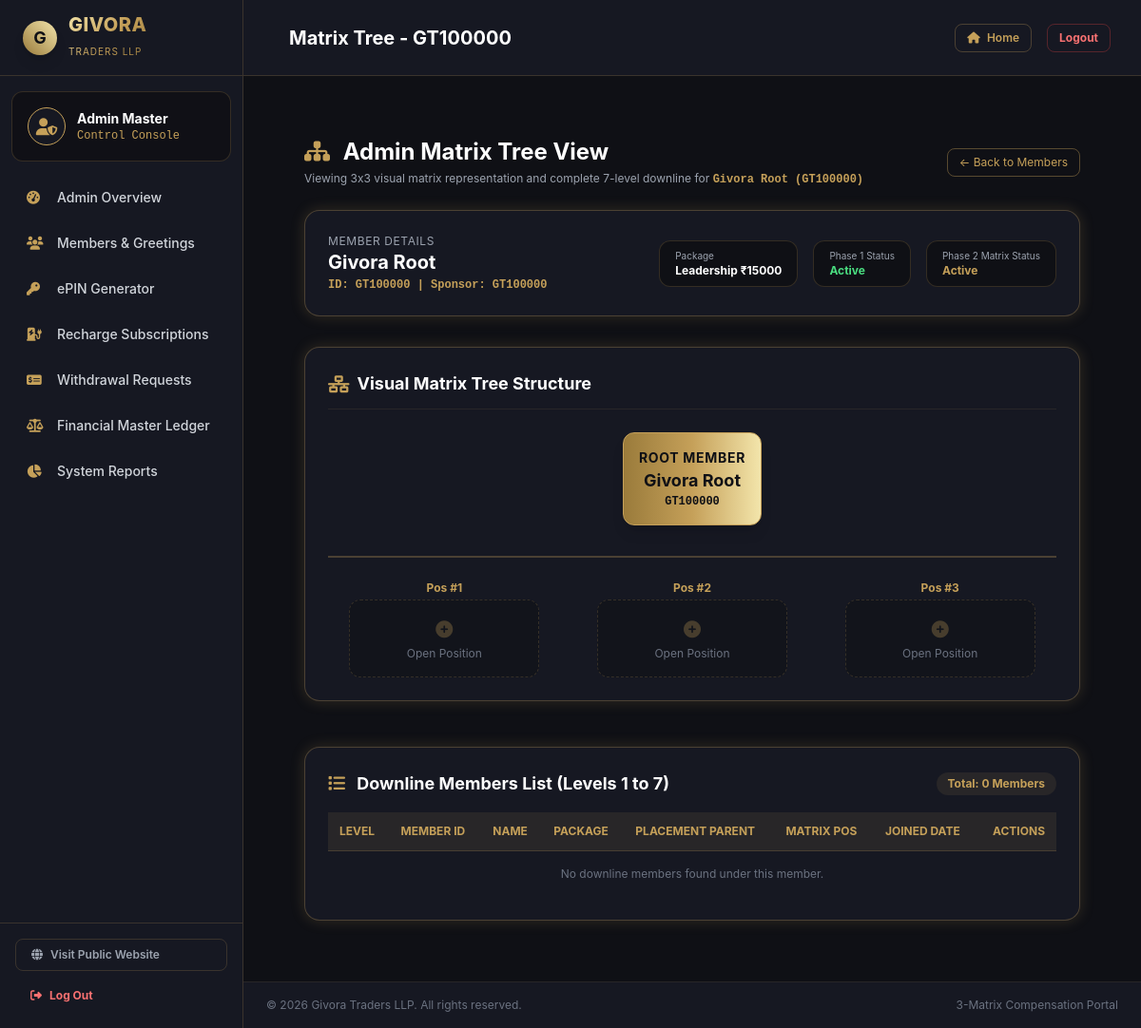
Screenshot of /admin/matrix_tree.php?member_id=GT100000 (signed in) with the database file from the repository.
### tables this page shows
CREATE TABLE IF NOT EXISTS members (
    id INT AUTO_INCREMENT PRIMARY KEY,
    member_id VARCHAR(20) NOT NULL UNIQUE,
    sponsor_id VARCHAR(20) DEFAULT NULL,
    placement_parent_id VARCHAR(20) DEFAULT NULL,
    matrix_position INT DEFAULT NULL,
    name VARCHAR(100) NOT NULL,
    email VARCHAR(100) NOT NULL,
    phone VARCHAR(20) NOT NULL,
    password VARCHAR(255) NOT NULL,
    used_epin VARCHAR(50) NOT NULL,
    package_type VARCHAR(50) NOT NULL,
    custom_amount DECIMAL(12,2) NOT NULL DEFAULT 0.00,
    profile_image VARCHAR(255) DEFAULT NULL,
    status ENUM('Active', 'Inactive') NOT NULL DEFAULT 'Active',
    p2_status ENUM('Inactive', 'Active') NOT NULL DEFAULT 'Inactive',
    p2_placement_parent_id VARCHAR(20) DEFAULT NULL,
    p2_matrix_position INT DEFAULT NULL,
    p2_created_at TIMESTAMP NULL DEFAULT NULL,
    created_at TIMESTAMP DEFAULT CURRENT_TIMESTAMP,
    INDEX idx_sponsor (sponsor_id),
    INDEX idx_parent (placement_parent_id),
    INDEX idx_p2_parent (p2_placement_parent_id)
);

### admin/matrix_tree.php (the view, shortened to what the rows shown need)
<?php
$pdo = getDBConnection();
$member_id = trim($_GET['member_id'] ?? '');
$stmt = $pdo->prepare("SELECT * FROM members WHERE member_id = ?");
$stmt->execute([$member_id]);
$member = $stmt->fetch();
$page_title = "Matrix Tree - " . $member['member_id'];
function getDownlineListAdmin($pdo, $root_member_id, $max_level = 7) {
    $downline = [];
    $queue = [['id' => $root_member_id, 'level' => 0]];
    while (!empty($queue)) {
        $curr = array_shift($queue);
        $curr_id = $curr['id'];
        $curr_level = $curr['level'];
        if ($curr_level < $max_level) {
            $stmt = $pdo->prepare("SELECT member_id FROM members WHERE placement_parent_id = ? ORDER BY matrix_position ASC");
            $stmt->execute([$curr_id]);
            $children = $stmt->fetchAll(PDO::FETCH_COLUMN);
        }
    }
    return $downline;
}
$downline_list = getDownlineListAdmin($pdo, $member['member_id'], 7);
require_once __DIR__ . '/../includes/header.php';
?>
<div class="py-8 max-w-7xl mx-auto px-4 sm:px-6 lg:px-8">
    <div class="mb-6 flex justify-between items-center">
        <div>
            <h1 class="text-2xl font-bold text-white"><i class="fas fa-sitemap text-gold mr-2"></i> Admin Matrix Tree View</h1>
            <p class="text-xs text-gray-400 mt-1">Viewing 3x3 visual matrix representation and complete 7-level downline for <span class="text-gold font-mono font-bold"><?php echo htmlspecialchars($member['name']); ?> (<?php echo htmlspecialchars($member['member_id']); ?>)</span></p>
        </div>
    </div>
    <div class="bg-darkcard p-6 rounded-2xl gold-border-glow mb-8 flex flex-wrap justify-between items-center gap-4">
        <div>
            <div class="text-xs text-gray-400 uppercase tracking-wider">Member Details</div>
            <div class="text-xl font-bold text-white"><?php echo htmlspecialchars($member['name']); ?></div>
            <div class="text-xs text-gold font-mono font-bold mt-0.5">ID: <?php echo htmlspecialchars($member['member_id']); ?> | Sponsor: <?php echo htmlspecialchars($member['sponsor_id'] ?: 'GT100000'); ?></div>
        </div>
        <div class="flex gap-4">
            <div class="bg-darkbg px-4 py-2 rounded-xl border border-gold/20">
                <div class="text-[10px] text-gray-400">Package</div>
                <div class="text-xs font-bold text-white"><?php echo str_replace('_', ' ₹', $member['package_type']); ?></div>
            </div>
            <div class="bg-darkbg px-4 py-2 rounded-xl border border-gold/20">
                <div class="text-[10px] text-gray-400">Phase 1 Status</div>
                <div class="text-xs font-bold text-green-400"><?php echo htmlspecialchars($member['status']); ?></div>
            </div>
            <div class="bg-darkbg px-4 py-2 rounded-xl border border-gold/20">
                <div class="text-[10px] text-gray-400">Phase 2 Matrix Status</div>
                <div class="text-xs font-bold <?php echo $member['p2_status'] === 'Active' ? 'text-gold' : 'text-gray-400'; ?>"><?php echo htmlspecialchars($member['p2_status']); ?></div>
            </div>
        </div>
    </div>
    <div class="bg-darkcard p-6 rounded-2xl gold-border-glow mb-12 overflow-x-auto">
        <h2 class="text-lg font-bold text-white mb-6 border-b border-gold/10 pb-3 flex items-center">
            <i class="fas fa-network-wired text-gold mr-2"></i> Visual Matrix Tree Structure
        </h2>
        <div class="min-w-[700px] text-center">
            <div class="inline-block bg-gradient-to-r from-golddark via-gold to-goldlight text-darkbg p-4 rounded-xl shadow-lg border border-gold font-bold mb-8">
                <div class="text-sm uppercase tracking-wider">ROOT MEMBER</div>
                <div class="text-lg"><?php echo htmlspecialchars($member['name']); ?></div>
                <div class="text-xs font-mono font-black"><?php echo htmlspecialchars($member['member_id']); ?></div>
            </div>
        </div>
    </div>
    <div class="bg-darkcard p-6 rounded-2xl gold-border-glow">
        <h2 class="text-lg font-bold text-white mb-4 flex items-center justify-between">
            <span><i class="fas fa-list text-gold mr-2"></i> Downline Members List (Levels 1 to 7)</span>
            <span class="text-xs bg-gold/10 text-gold px-3 py-1 rounded-full">Total: <?php echo count($downline_list); ?> Members</span>
        </h2>
        <div class="overflow-x-auto">
            <table class="w-full text-left text-xs text-gray-300">
                <thead class="bg-gold/10 text-gold uppercase border-b border-gold/20">
                    <tr>
                        <th class="p-3">Level</th>
                        <th class="p-3">Member ID</th>
                        <th class="p-3">Name</th>
                        <th class="p-3">Package</th>
                        <th class="p-3">Placement Parent</th>
                        <th class="p-3">Matrix Pos</th>
                        <th class="p-3">Joined Date</th>
                        <th class="p-3 text-right">Actions</th>
                    </tr>
                </thead>
            </table>
        </div>
    </div>
</div>
<?php require_once __DIR__ . '/../includes/footer.php'; ?>

### includes/header.php (shortened to what the rows shown need)
<?php
$script_uri = $_SERVER['REQUEST_URI'] ?? '';
$is_customer_section = (strpos($script_uri, '/customer/') !== false);
$is_admin_section = (strpos($script_uri, '/admin/') !== false);
$is_sidebar_layout = $is_customer_section || $is_admin_section;
?>
<!DOCTYPE html>
<html lang="en" class="dark">
<head>
    <script src="https://cdn.tailwindcss.com"></script>
    <link rel="stylesheet" href="https://cdnjs.cloudflare.com/ajax/libs/font-awesome/6.4.0/css/all.min.css">
</head>
<body class="min-h-screen flex flex-col justify-between">
<?php if ($is_sidebar_layout): ?>
    <div class="min-h-screen flex flex-col md:flex-row bg-darkbg w-full">
        <div class="flex-1 flex flex-col min-w-0">
            <header class="h-20 bg-darkcard border-b border-gold/20 px-4 sm:px-8 flex items-center justify-between sticky top-0 z-30">
                <div class="flex items-center space-x-4">
                    <h2 class="text-lg sm:text-xl font-bold text-white truncate">
                        <?php echo isset($page_title) ? $page_title : "Portal Overview"; ?>
                    </h2>
                </div>
            </header>
            <main class="flex-grow p-4 sm:p-8">
<?php endif; ?>

### rows the page displays
members: member "Matrix Tree - GT100000", name "Givora Root", member "GT100000", sponsor "GT100000", package_type "Leadership ₹15000", status "Active", p2_status "Active"

### other values shown
count($downline_list) "0"
